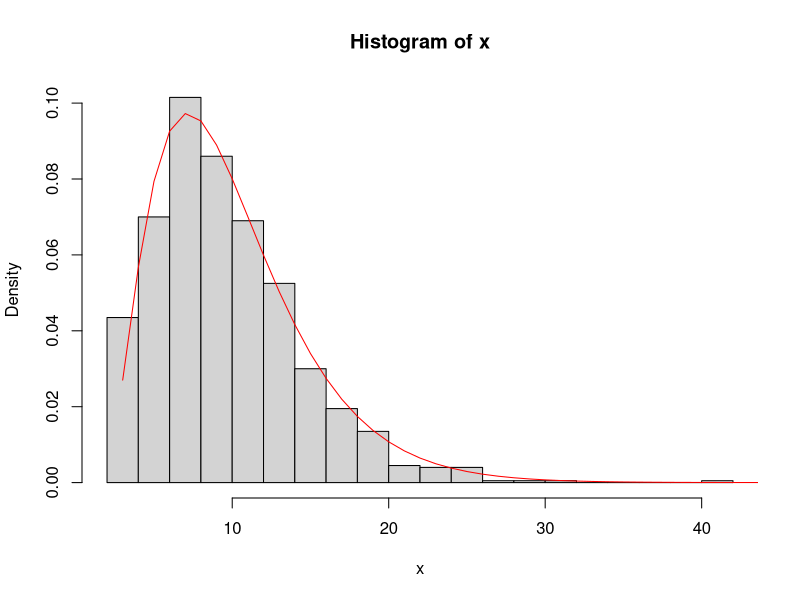
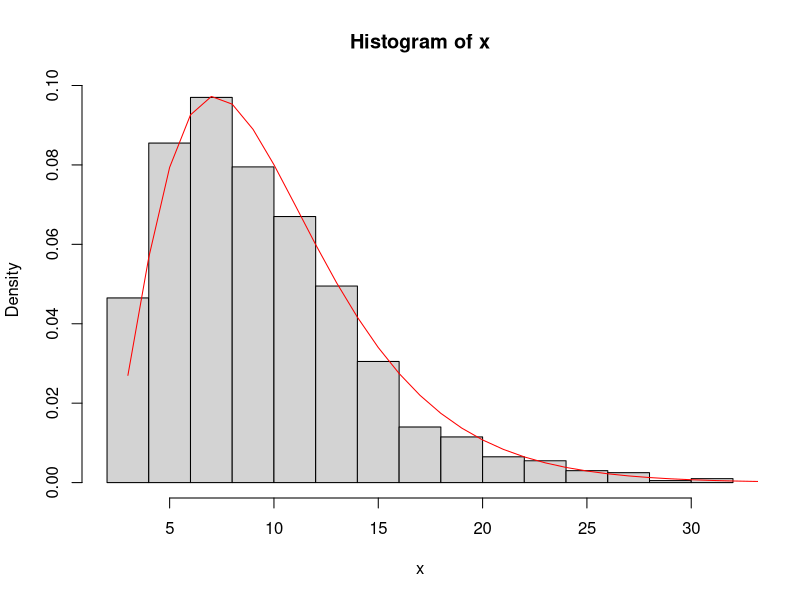
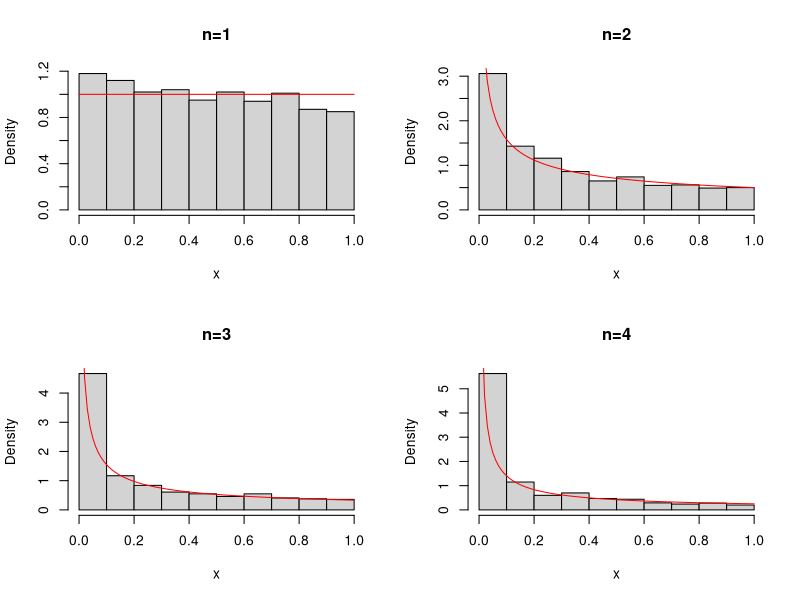
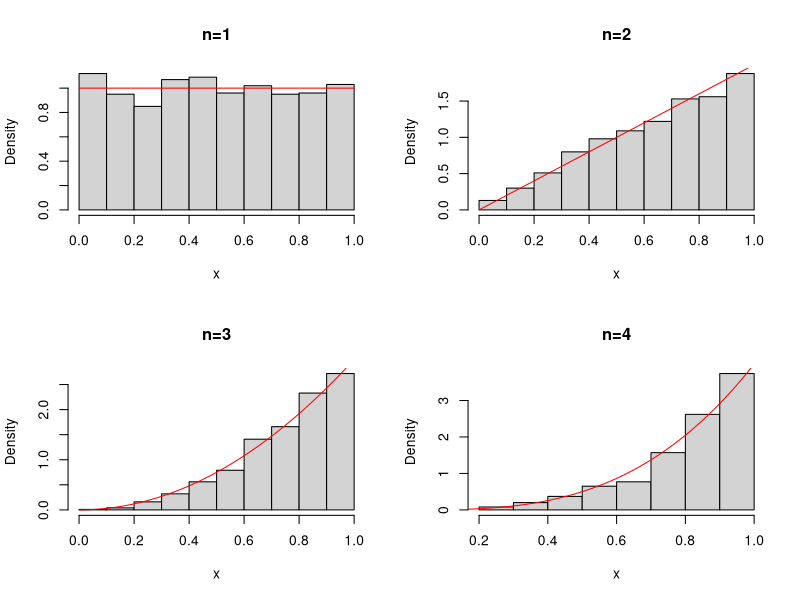
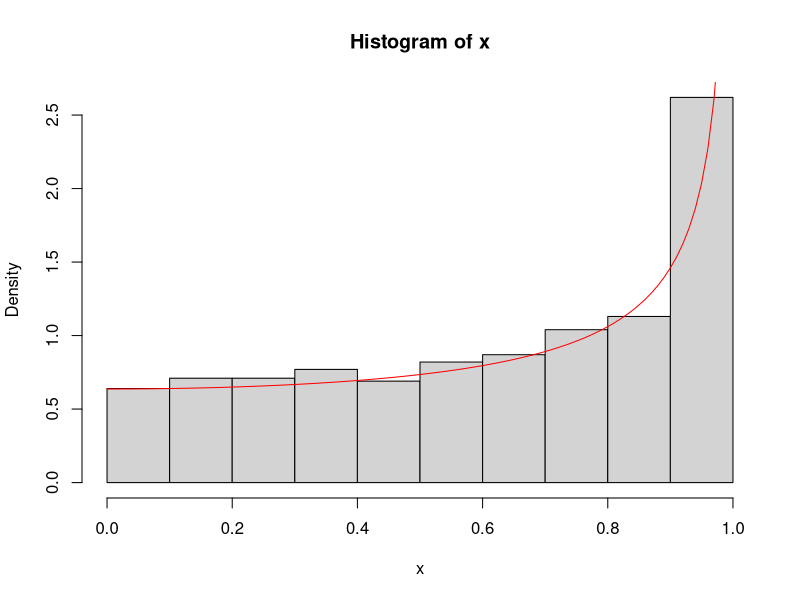
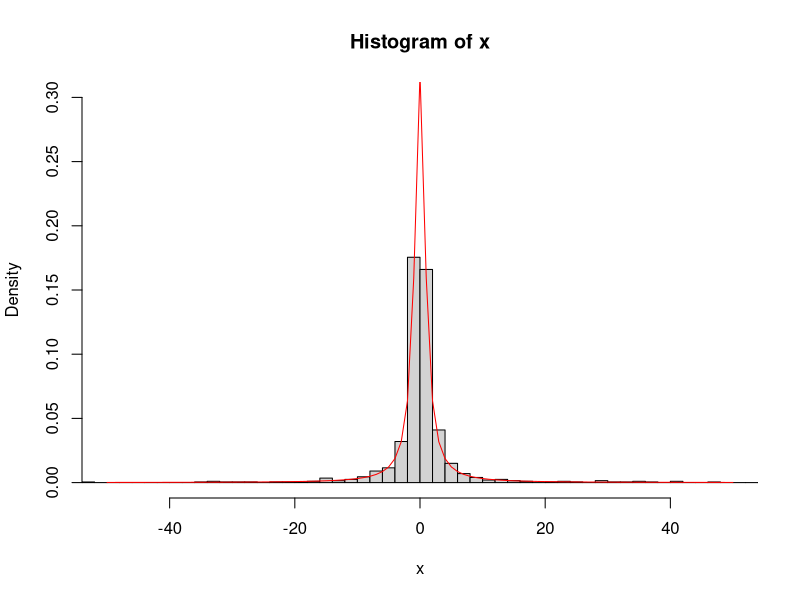
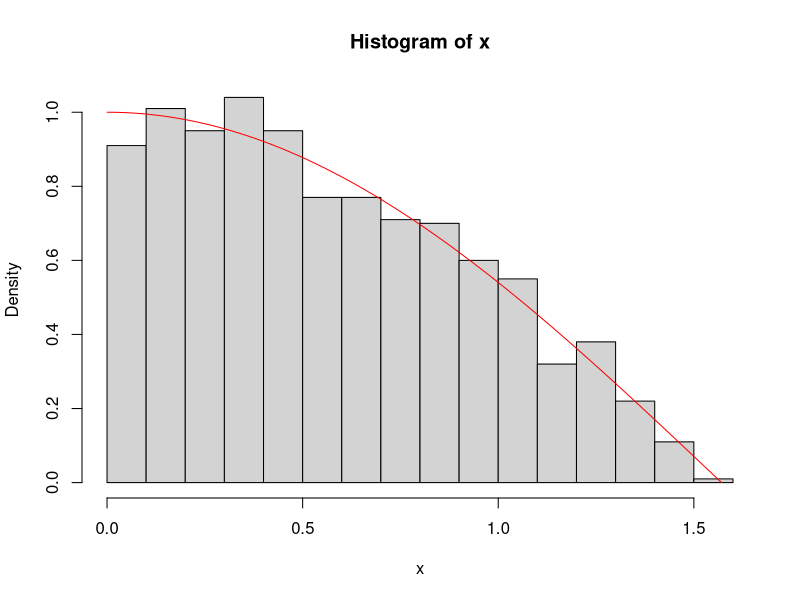
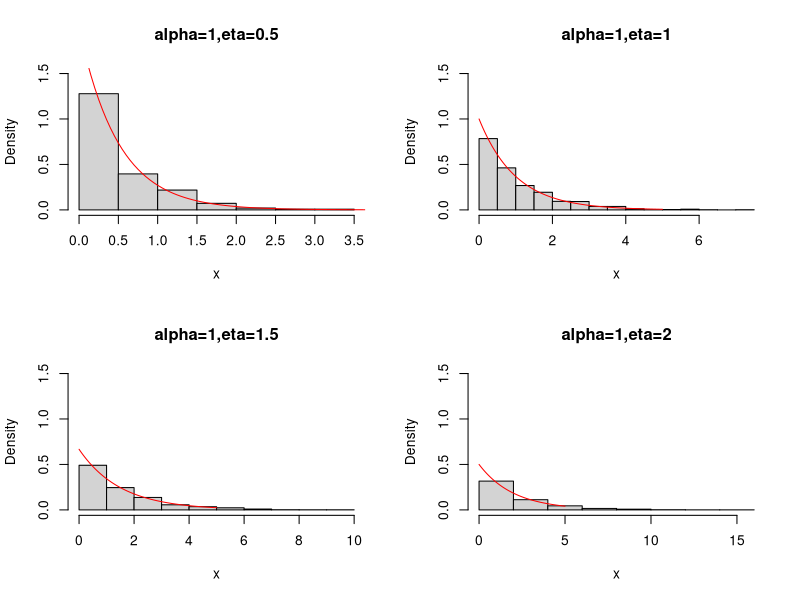

Reproduce these figures in R, in order.
## ---- chunk 1
library(tidyverse)
## ---- chunk 2
pbinom(1,3,0.5)
## ---- chunk 3
myfun <- function(n)
{
  x <- rep(2,n)
  i <- runif(n)
  j <- i<1/3
  x[j] <- 1
  list(samples = x, p = mean(j))
}
## ---- chunk 4
n <- c(100,1000,10000)
p <- n %>% 
  map(myfun) %>% 
  map_dbl(~.$p)
knitr::kable(data.frame(n=n,p=p),align = "cc")
## ---- chunk 5
rng.pk <- function(n, pk)
{
  if(sum(pk)!=1) stop("the sum of pk must be 1")
  m <- length(pk)
  Fvs <- c(0,cumsum(pk[-m]))  
  p <- runif(n)
  x <- vector("integer",n)
  for (i in seq_along(x)) {
    j <- max(which(Fvs <= p[[i]]))
    x[i] <- j
  }
  x
}
## ---- chunk 6
x <- rng.pk(1000,c(0.1,0.3,0.6))
prop.table(table(x))*100
## ---- chunk 7
# n次实验
draw.card <- function(n)
{
  x <- vector("double",n)
  for (i in seq_along(x)) {
    s <- sample(1:54,replace = FALSE) # 1次实验结果
    x[[i]] <- sum(s==(1:54))
  }
  x
}

# 取n=100000
n <- 100000
x <- draw.card(n)
sum(x==0)
mean(x)
var(x)
## ---- chunk 8
# 先定义函数求[D_0,...,D_n]
D.n <- function(n)
{
  D <- vector("integer", n+1)
  for (i in seq_along(D)) {
    if(i==1) D[[i]] <- 1 # D_0
    else if(i==2) D[[i]] <- 0 # D_1
    else{
      D[[i]] <- (i-2)*(D[[i-1]]+D[[i-2]]) # D_{i-1}
    }
  }
  D
}
n <- 54
i <- n:0
P <- D.n(n)*choose(n,i)/factorial(n)  # P{T=n,...,0}
# 求均值
m <- sum(i*P)
# 求方差
v <- sum((i-m)^2*P)
print(paste("均值=",m,",方差=",v,sep=""))
## ---- chunk 9
# 返回n次实验的结果
roll.dice <- function(n)
{
  x <- rep(0, n)
  for (j in seq_along(x)) {
    l <- rep(0,11)
    while (min(l)==0) {
      i <- sum(sample.int(6, size=2, replace=TRUE))  # 投掷两次色子
      l[[i-1]] <- l[[i-1]]+1
      x[[j]] <- x[[j]]+1
    }
  }
  x
}

# 开始模拟
n <- 100000
x <- roll.dice(n)
mean(x)
var(x)
## ---- chunk 10
rng.nbinom.1 <- function(n, p, r)
{
  y <- matrix(rgeom(n*r,p)+1,n,r)  # n行r列
  x <- apply(y, 1, sum)
  x
}

# 测试
n <- 1000
p <- 0.3
r <- 3
x <- rng.nbinom.1(n,p,r)
y <- 0:50  # 失败次数
yy <- dnbinom(y,size = r,prob = p)
hist(x,breaks=15,freq=FALSE)
lines(y+r,yy,col="red")
## ---- chunk 11
rng.nbinom.2 <- function(n, p, r)
{
  # 先定义BS函数
  BS <- function(k.,r.,p.)
  {
    i <- 0:(r.-1)
    sum(choose(k.,i)*p.^i*(1-p.)^(k.-i))
  }
  
  x <- vector("integer", n)
  u <- runif(n)
  for (j in seq_along(x)) {
    k <- r  # 初值
    while (BS(k,r,p)>u[[j]]) {
      k <- k+1
    }
    x[[j]] <- k
  }
  x
}

# 测试
n <- 1000
p <- 0.3
r <- 3
x <- rng.nbinom.2(n,p,r)
y <- 0:50  # 失败次数
yy <- dnbinom(y,size = r,prob = p)
hist(x,breaks=15,freq=FALSE)
lines(y+r,yy,col="red")
## ---- chunk 12
# m:随机数序列长度
# n:参数n
rng.beta.1 <- function(m, n)
{
  u <- runif(m)
  x <- u^n
  x
}

# 测试
n <- c(1,2,3,4)
m <- 1000
y <- seq(0,1,0.01)
opar <- par(no.readonly = TRUE)
par(mfrow=c(2,2))
for (i in seq_along(n)) {
  x <- rng.beta.1(m, n[[i]])
  hist(x,freq = FALSE,main=paste("n=",n[[i]],sep = ""))
  lines(y,dbeta(y,1/n[[i]],1),col="red")
}
par(opar)
## ---- chunk 13
# m:随机数序列长度
# n:参数n
rng.beta.2 <- function(m, n)
{
  u <- runif(m)
  x <- u^{1/n}
  x
}

# 测试
n <- c(1,2,3,4)
m <- 1000
y <- seq(0,1,0.01)
opar <- par(no.readonly = TRUE)
par(mfrow=c(2,2))
for (i in seq_along(n)) {
  x <- rng.beta.2(m, n[[i]])
  hist(x,freq = FALSE,main=paste("n=",n[[i]],sep = ""))
  lines(y,dbeta(y,n[[i]],1),col="red")
}
par(opar)
## ---- chunk 14
rng.sin <- function(n)
{
  u <- runif(n)
  sin(pi*u/2)
}

# 测试
n <- 1000
x <- rng.sin(n)
hist(x,freq = FALSE)
curve(2/(pi*sqrt(1-x^2)),0,1,add = TRUE,col="red")
## ---- chunk 15
rng.tan <- function(n)
{
  u <- runif(n)
  tan(pi*u)
}

# 测试
n <- 1000
x <- rng.tan(n)
hist(x,freq = FALSE,breaks = 1000,xlim=c(-50,50),ylim=c(0,0.3))
curve(1/(pi*(1+x^2)),-50,50,add = TRUE,col="red")
## ---- chunk 16
rng.asin <- function(n)
{
  u <- runif(n)
  asin(u)
}

# 测试
n <- 1000
x <- rng.asin(n)
hist(x,freq = FALSE)
curve(cos(x),0,pi/2,add = TRUE,col="red")
## ---- chunk 17
rng.weibull <- function(n, alpha, eta)
{
  u <- runif(n)
  (-eta*log(1-u))^(1/alpha)
}

# 测试

alpha <- c(0.5,1,1.5,2)
eta <- c(0.5,1,1.5,2)
opar <- par(no.readonly = TRUE)
par(mfrow=c(2,2))
# 固定alpha=1
for (i in seq_along(eta)) {
  x <- rng.weibull(n, alpha[[2]], eta[[i]])
  hist(x,freq = FALSE,ylim=c(0,1.5),main = paste("alpha=1,eta=",eta[[i]],sep = ""))
  curve(alpha[[2]]/eta[[i]]*x^(alpha[[2]]-1)*exp(-x^alpha[[2]]/eta[[i]]),0,5,add = TRUE,col="red")
}

# 固定eta=1
for (i in seq_along(alpha)) {
  x <- rng.weibull(n, alpha[[i]], eta[[2]])
  hist(x,freq = FALSE,main = paste("eta=1,alpha=",alpha[[i]],sep = ""))
  curve(alpha[[i]]/eta[[2]]*x^(alpha[[i]]-1)*exp(-x^alpha[[i]]/eta[[2]]),0,20,add = TRUE,col="red")
}
par(opar)
## ---- chunk 18
rng.exp <- function(n, x0=0.05)
{
  x <- vector("double", n)
  i <- 0  # 记录符合要求的样本数
  while (TRUE) {
    y <- rexp(floor(n/pexp(x0)))  # 分块生成样本，而不是单个生成
    idx <- (y<x0)
    j <- i+sum(idx)  # 累计符合要求样本数
    if(j>=n){
     x[(i+1):n] <- y[idx][1:(n-i)]
     break()
    }
    else if(j==i) next()
    else{
      x[(i+1):j] <- y[idx]
    }
    i <- j
  }
  x
}

# 随机模拟
n <- 1000
x <- rng.exp(n)
m <- mean(x)
## ---- chunk 19
m1 <- (1-1.05*exp(-0.05))/(1-exp(-0.05))
## ---- chunk 20
rng.10.1 <- function(n, m, lambda)
{
  i <- 0:m
  prob <- exp(-lambda)*lambda^i/factorial(i)
  # 排序
  ord <- order(prob, decreasing = TRUE)
  i <- i[ord]
  prob <- prob[ord]
  Fvs <- c(0, cumsum(prob[1:m]))
  u <- runif(n)
  x <- vector("integer",n)
  for (j in 1:n) {
    x[j] <- i[[max(which(Fvs <= u[[j]]))]]
  }
  x
}

## ---- chunk 21
rng.10.2 <- function(n, m, lambda)
{
  x <- vector("double", n)
  i <- 0  # 记录符合要求的样本数
  while (TRUE) {
    y <- rpois(floor(n/ppois(m,lambda)),lambda)  # 分块生成样本，而不是单个生成
    idx <- (y<=m)
    j <- i+sum(idx)  # 累计符合要求样本数
    if(j>=n){
     x[(i+1):n] <- y[idx][1:(n-i)]
     break()
    }
    else if(j==i) next()
    else{
      x[(i+1):j] <- y[idx]
    }
    i <- j
  }
  x
}

## ---- chunk 22
# 测试
opar <- par(no.readonly = TRUE)
par(mfrow=c(1,2))
n <- 1000
m <- 10
lambda <- 4
x <- rng.10.1(n,m,lambda)
y <- rng.10.2(n,m,lambda)
hist(x,freq=FALSE,breaks = m+1,ylim=c(0,0.25))
hist(y,freq=FALSE,breaks = m+1,ylim=c(0,0.25))
par(opar)
## ---- chunk 23
# n:输出随机数长度
# size：实验次数
# k：题中参数
rng.11.1 <- function(n, size, k=0, prob=0.5)
{
  x <- vector("integer", n)
  ss <- k:size # 样本空间
  Fvs <- pbinom(ss,size,prob)  # F_1值
  u <- runif(n)
  u <- u+(1-u)*pbinom(k-1,size,prob)
  for (i in 1:n) {
    j <- min(which(Fvs>=u[[i]]))
    x[[i]] <- ss[[j]]
  }
  x
}
## ---- chunk 24
# 这里的n表示试投次数
rng.11.2 <- function(n, size, k=0, prob=0.5)
{
  y <- k:size
  fvs <- dbinom(y,size,prob)/(1-pbinom(k-1,size,prob))
  x <- sample(y,n,replace = TRUE)
  if(k==size){
    x <- rep(y, n)
    fvs <- rep(1, 1)
  }
  u <- runif(n,0,min(1,max(fvs)))
  for (i in seq_along(x)) {
    if(u[[i]]>fvs[[x[[i]]-k+1]]) x[[i]] <- -1  # 拒绝
  }
  x[x>-1]
}
## ---- chunk 25
# 测试
size <- 10
k <- 3
prob <- 0.5
y <- k:size
p <- dbinom(y,size,prob)/(1-pbinom(k-1,size,prob))

# 变换法
n <- 10000
x <- rng.11.1(n,size,k,prob)
m1 <- table(x)/n

# 拒绝采样
n <- 20000
x <- rng.11.2(n,size,k,prob)
m2 <- table(x)/length(x)
r <- length(x)/n

# 比较结果
df <- data.frame(y=y,p=p,m1=as.double(m1),m2=as.double(m2))
knitr::kable(df,digits = 3)
## ---- chunk 26
size <- 20
k <- 0:size
prob <- 0.4
n <- 20000  # 试投点数
r <- vector("double",length(k))


for(i in seq_along(k)){
  x <- rng.11.2(n,size,k[[i]],prob)
  r[[i]] <- length(x)/n  # 接受率
}
alpha <- 1-pbinom(k-1,size,prob)
plot(alpha,r,type="p",pch=16,cex=0.5,col="blue")
## ---- chunk 27
curve(x*exp(-x),0,20,ylab="p(x)")
## ---- chunk 28
# 提议分布为均匀分布
# px为密度函数,
# n不是生成px的样本数，而是提议分布的样本数
rejection_sampling_unit <- function(px, n, c,...){
    x <- runif(n, ...)  # 生成n个随机数
    y <-  px(x)
    z <-  runif(n, 0, c)
    d <- (z<=y)
    output <-  list(data = tibble(x,y,z,d),
                 samples = x[d])
    return(output)
}    

px <- function(x){
    y <- ifelse(x>0,x*exp(-x),0)
}


n <- 10000
c = 1/exp(1)
out1 <- rejection_sampling_unit(px, n, c, 0, 10)
tb1 <- out1$data
tb1 %>% ggplot(mapping = aes(x = x)) +
    geom_point(mapping = aes(y = z, color = d, shape=d), size = 0.5) +
    geom_line(aes(y = y)) +
    geom_line(aes(y = c), linetype = 7)+
    labs(x="z",y=NULL,color="acceptance",shape = "acceptance")+
    scale_shape_manual(values = c(20,8))+
    ggtitle(paste("以均匀分布作提议分布的拒绝采样，接受率=",mean(tb1$d),sep = ""))
## ---- chunk 29
# 提议分布为均匀分布
# px为密度函数,
# n不是生成px的样本数，而是提议分布的样本数
rejection_sampling_exp <- function(px, n,...){
    x <- rexp(n, ...)  # 生成n个随机数
    y <- px(x)
    gx <- dexp(x, ...)
    ppx <- max(y/gx)*gx  # 求c
    z <- runif(n, 0, ppx)
    d <- (z<=y)
    output <-  list(data = tibble(x,y,z,d,ppx),
                 samples = x[d])
    return(output)
}    

px <- function(x){
    y <- ifelse(x>0,x*exp(-x),0)
}


n <- 5000
out1 <- rejection_sampling_exp(px, n, 0.5)
tb1 <- out1$data
tb1 %>% ggplot(mapping = aes(x = x)) +
    geom_point(mapping = aes(y = z, color = d, shape=d), size = 0.5) +
    geom_line(aes(y = y)) +
    geom_line(aes(y = ppx), linetype = 7)+
    labs(x="z",y=NULL,color="acceptance",shape = "acceptance")+
    scale_shape_manual(values = c(20,8))+
    ggtitle(paste("以指数分布作提议分布的拒绝采样，接受率=",mean(tb1$d),sep = ""))
## ---- chunk 30
rng.13 <- function(n)
{
  z <- sample.int(4, n, replace = TRUE, prob = c(0.3,0.3,0.26,0.14))
  x <- vector("integer",n)
  x[z==1] <- sample(1:5,sum(z==1),replace = TRUE)
  x[z==2] <- sample(c(6,9),sum(z==2),replace = TRUE)
  x[z==3] <- sample(c(7,10),sum(z==3),replace = TRUE)
  x[z==4] <- 8
  x
}

# 测试
n <- 10000
x <- rng.13(n)
table(x)/n
## ---- chunk 31
rng.15.1 <- function(n)
{
  u <- runif(n)
  x <- ifelse(u<=0.5,log(2*u),-log(2-2*u))
  x
}

# 测试
n <- 10000
x <- rng.15.1(n)
hist(x,breaks = 100,freq = FALSE,ylim=c(0,0.5))
curve(0.5*exp(-abs(x)),from = -10,to =10,add = TRUE,col="red")
## ---- chunk 32
rng.15.2 <- function(n)
{
  z <- runif(n)
  u <- runif(n)
  x <- log(u)
  x <- ifelse(z<=0.5,x,-x)
  x
}

# 测试
n <- 10000
x <- rng.15.2(n)
hist(x,breaks = 100,freq = FALSE,ylim=c(0,0.5))
curve(0.5*exp(-abs(x)),from = -10,to =10,add = TRUE,col="red")
## ---- chunk 33
curve(x*(1-x)^3/0.000336,0.8,1,ylab="p(x)")
## ---- chunk 34
# 提议分布为三角分布
# px为密度函数,
# n不是生成px的样本数，而是提议分布的样本数
rejection_sampling_tri <- function(px, n){
    x <- 1-sqrt(runif(n))/5  # 生成n个随机数
    y <-px(x)
    # 提议分布
    ppx <- (px(1)-px(0.8))/0.2*(x-0.8)+px(0.8)
    z <- runif(n,0,ppx)
    d <- (z<=y)
    output <-  list(data = tibble(x,y,ppx,z,d),
                 samples = x[d])
    return(output)
}    

px <- function(x){
    x*(1-x)^3/0.000336
}


n <- 10000
out1 <- rejection_sampling_tri(px, n)
tb1 <- out1$data
tb1 %>% ggplot(mapping = aes(x = x)) +
    geom_point(mapping = aes(y = z, color = d, shape=d), size = 0.5) +
    geom_line(aes(y = y)) +
    geom_line(aes(y = ppx), linetype = 7)+
    labs(x="z",y=NULL,color="acceptance",shape = "acceptance")+
    scale_shape_manual(values = c(20,8))+
    ggtitle(paste("以三角分布作提议分布的拒绝采样，接受率=",mean(tb1$d),sep = ""))
## ---- chunk 35
# n：试投点数
rng.16.2 <- function(n)
{
  x <- rbeta(n,2,4)
  x[x>0.8]
}

# 测试
n <- 100000
x <- rng.16.2(n)
hist(x,freq = FALSE)
curve(x*(1-x)^3/0.000336,0.8,1,add = TRUE,col="red")
length(x)/n
